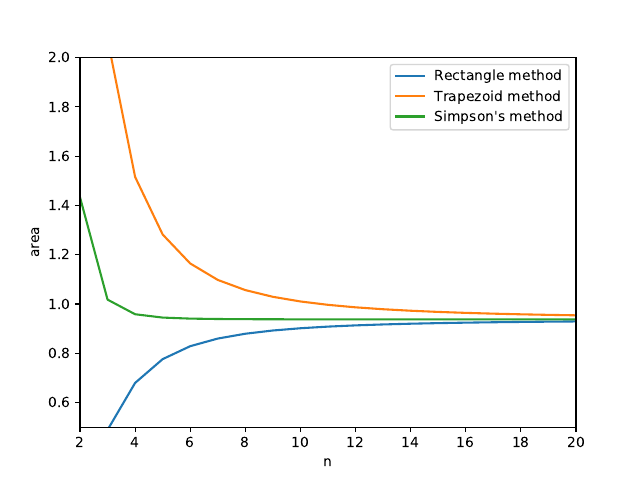

Here is the Python script that generated this plot:
import numpy as np
import matplotlib.pyplot as plt
x,y1,y2,y3=np.loadtxt("tmp.dat",unpack=True);
plt.plot(x,y1,label="Rectangle method")
plt.plot(x,y2,label="Trapezoid method")
plt.plot(x,y3,label="Simpson's method")
plt.legend()
plt.xlim(2,20)
plt.ylim(0.5,2.0)
plt.xlabel("n")
plt.ylabel("area")
plt.savefig("hw04.pdf")
plt.show()
